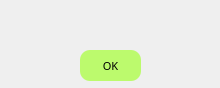
<?xml version="1.0" encoding="UTF-8"?>
<ui version="4.0">
 <class>notify</class>
 <widget class="QDialog" name="notify">
  <property name="geometry">
   <rect>
    <x>0</x>
    <y>0</y>
    <width>220</width>
    <height>88</height>
   </rect>
  </property>
  <property name="minimumSize">
   <size>
    <width>162</width>
    <height>88</height>
   </size>
  </property>
  <property name="maximumSize">
   <size>
    <width>220</width>
    <height>88</height>
   </size>
  </property>
  <property name="cursor">
   <cursorShape>SizeAllCursor</cursorShape>
  </property>
  <property name="windowTitle">
   <string>Dialog</string>
  </property>
  <widget class="QLineEdit" name="message">
   <property name="geometry">
    <rect>
     <x>0</x>
     <y>10</y>
     <width>220</width>
     <height>31</height>
    </rect>
   </property>
   <property name="minimumSize">
    <size>
     <width>220</width>
     <height>31</height>
    </size>
   </property>
   <property name="maximumSize">
    <size>
     <width>220</width>
     <height>31</height>
    </size>
   </property>
   <property name="font">
    <font>
     <family>JetBrains Mono</family>
     <pointsize>8</pointsize>
    </font>
   </property>
   <property name="cursor">
    <cursorShape>ArrowCursor</cursorShape>
   </property>
   <property name="mouseTracking">
    <bool>false</bool>
   </property>
   <property name="acceptDrops">
    <bool>false</bool>
   </property>
   <property name="layoutDirection">
    <enum>Qt::LeftToRight</enum>
   </property>
   <property name="styleSheet">
    <string notr="true">background-color: rgba(255, 255, 255, 0);</string>
   </property>
   <property name="frame">
    <bool>false</bool>
   </property>
   <property name="alignment">
    <set>Qt::AlignCenter</set>
   </property>
   <property name="readOnly">
    <bool>true</bool>
   </property>
  </widget>
  <widget class="QPushButton" name="OK">
   <property name="geometry">
    <rect>
     <x>80</x>
     <y>50</y>
     <width>61</width>
     <height>31</height>
    </rect>
   </property>
   <property name="minimumSize">
    <size>
     <width>61</width>
     <height>31</height>
    </size>
   </property>
   <property name="maximumSize">
    <size>
     <width>61</width>
     <height>31</height>
    </size>
   </property>
   <property name="font">
    <font>
     <family>JetBrains Mono</family>
     <pointsize>8</pointsize>
    </font>
   </property>
   <property name="cursor">
    <cursorShape>PointingHandCursor</cursorShape>
   </property>
   <property name="styleSheet">
    <string notr="true">border-radius:10px;
background-color: rgb(188, 250, 109);</string>
   </property>
   <property name="text">
    <string>OK</string>
   </property>
   <property name="flat">
    <bool>false</bool>
   </property>
  </widget>
 </widget>
 <resources/>
 <connections/>
</ui>
